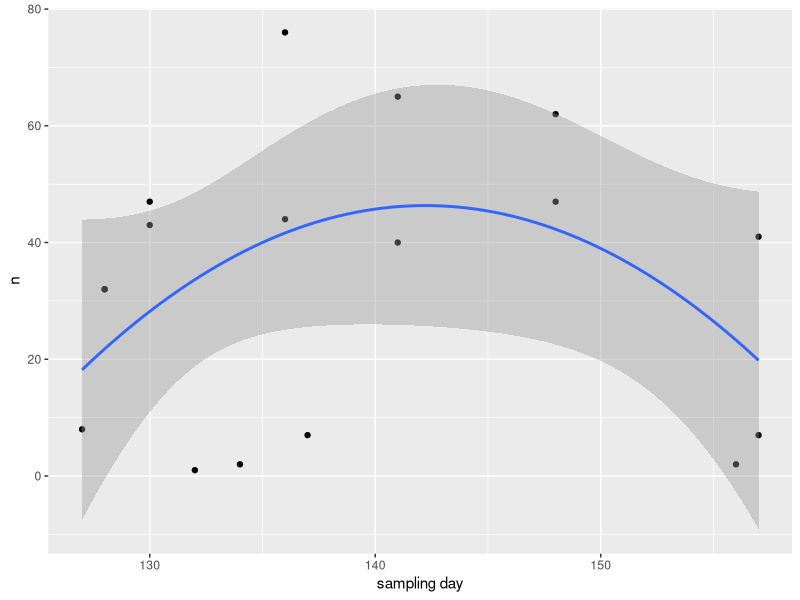
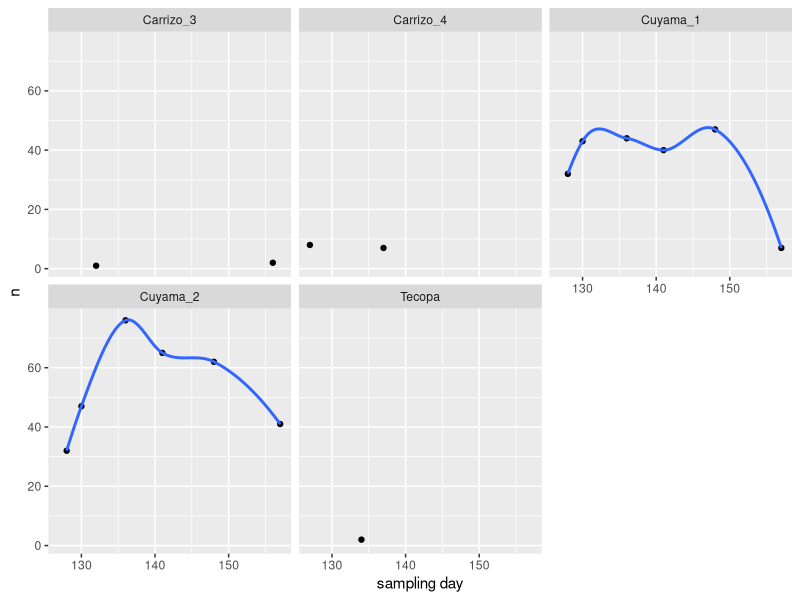
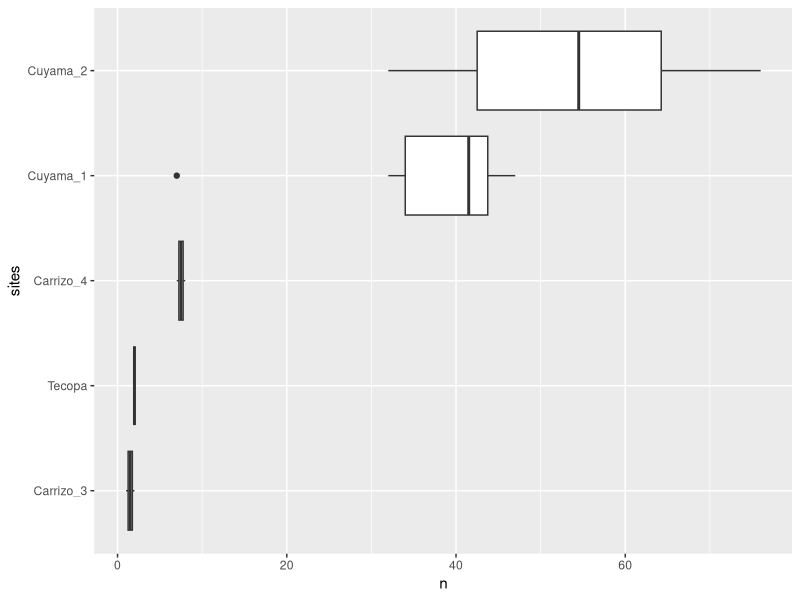
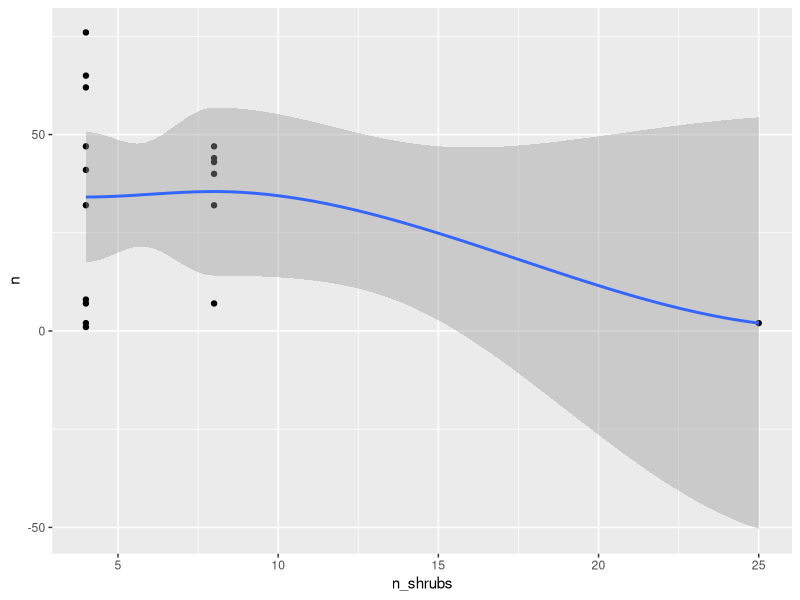
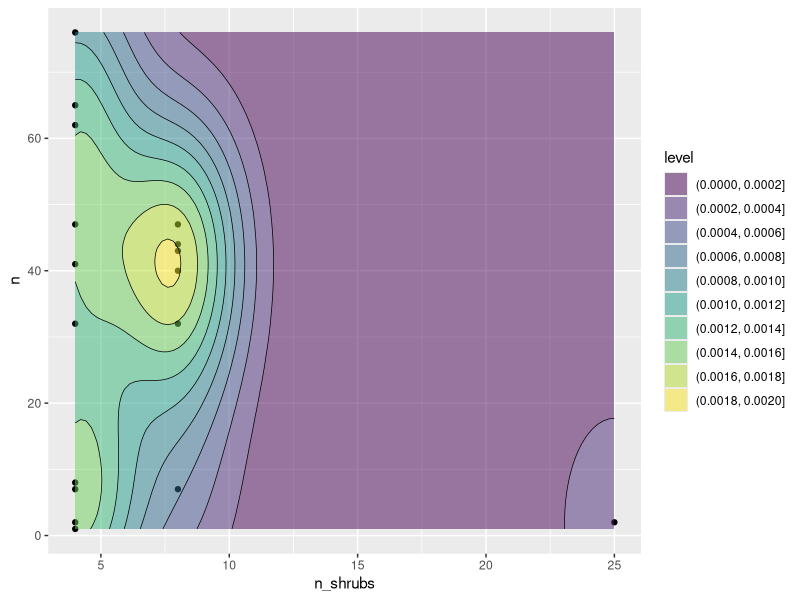
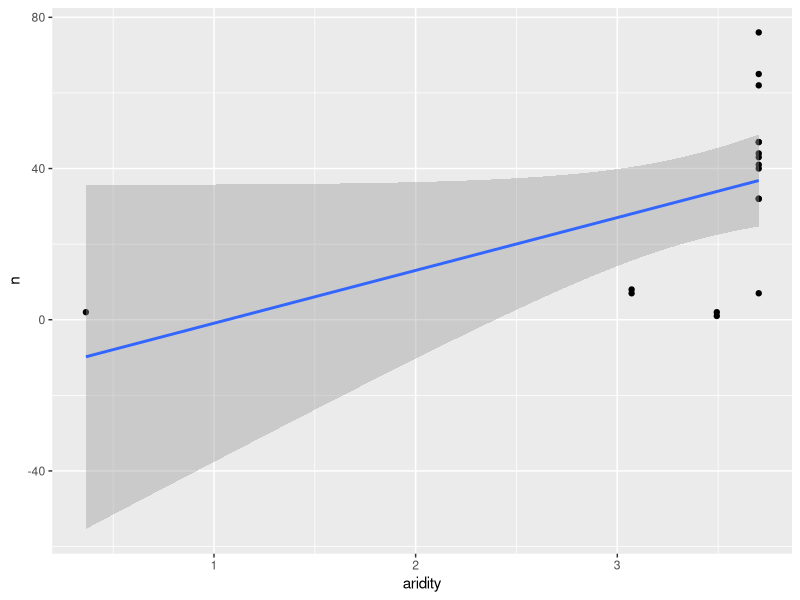

Generate these figures, in order, with R:
## ---- chunk 1
knitr::opts_chunk$set(echo = TRUE, message = FALSE, warning = FALSE)
## ---- chunk 2
library(tidyverse)
library(lubridate)

#formats current date correctly = cd
#converts the correct date format to day of the year consecutively like Julien
data <- read_csv("data/observations.csv") %>%
  mutate(cd = dmy(date)) %>% 
  mutate(yd = yday(cd))

sites <- read_csv("data/sites.csv") %>% 
  select(-lat, -long)

data <- left_join(data, sites, by = "site")

summary_data <- data %>% 
  group_by(site, yd) %>% 
  summarise(n = n()) 

summary_data <- left_join(summary_data, sites, by = "site") %>% 
  na.omit()

## ---- chunk 3
#timing
ggplot(summary_data, aes(yd, n)) +
  geom_point() +
  stat_smooth(method = "lm", formula = y ~ x + I(x^2), size = 1) +
  labs(x= "sampling day")

#sites
ggplot(summary_data, aes(yd, n)) +
  geom_point() +
  geom_smooth() +
  labs(x= "sampling day") +
  facet_wrap(~site)

ggplot(summary_data, aes(reorder(site, n), n)) +
  geom_boxplot() +
  coord_flip() +
  labs(x = "sites")

#n_shrubs
ggplot(summary_data, aes(n_shrubs, n)) +
  geom_point() +
  geom_smooth()

ggplot(summary_data, aes(n_shrubs, n)) +
  geom_point() +
  geom_density_2d_filled(alpha = 0.5) +
  geom_density_2d(size = 0.25, colour = "black")

#climate
ggplot(summary_data, aes(aridity, n)) +
  geom_point() +
  geom_smooth(method = "lm")

#next steps
#try a PCA
#test estimate shrub density counts against imagery
# see if you can use finer-scale 20m shrub density ~ bird counts

## ---- chunk 4
#n shrub effects
m1 <- lm(n ~ n_shrubs, summary_data)
summary(m1)
